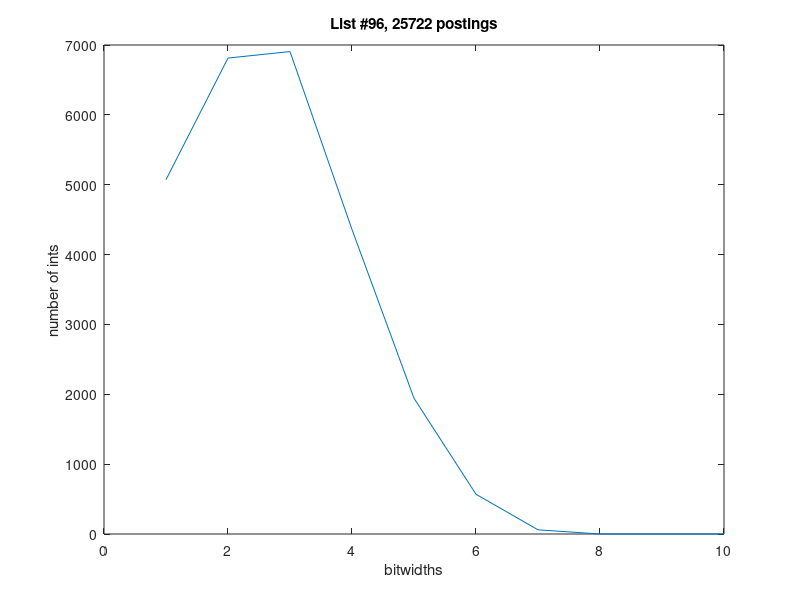

Write the MATLAB code that produced this figure.
list96 = csvread('list96.csv');

listnumber = list96(1,1)
length = list96(2,1)

rawbitwidths = list96(4:34,:);

% row 44 is start of 1 bit list
% rown 286 is end of 28 bit list
bitsbyselector = list96(44:286,:);


selectorbybits = list96(287:end,:);

maxbits = 28
%for i = 0:9
%  selector = selectorbybits(287+i:end,:)
%end

selector1 = selectorbybits(2:28,2)
selector2 = selectorbybits(30:56,2)
selector3 = selectorbybits(58:84,2)
selector4 = selectorbybits(86:112,2)
selector5 = selectorbybits(114:140,2)
selector7 = selectorbybits(142:168,2)
selector9 = selectorbybits(170:196,2)
selector14 = selectorbybits(198:224,2)
selector28 = selectorbybits(226:252,2)
fls = (1:27)

%{
plot(fls, selector2, fls, selector3, fls, selector4, ...
     fls, selector5, fls, selector7)
xlabel('bit width')
ylabel('number of ints')
title('List #96, 25722 postings')
legend({'2 bit selector','3 bit selector','4 bit selector','5 bit selector','7 bit selector'})
axis([1 10 0 5000])
%}


%**************************************
%*** plot where n-bit ints went *******
%**************************************
bitsbyselector = list96(44:286,:);
bitwidth1 = bitsbyselector(1:9,2)
bitwidth2 = bitsbyselector(10:18,2)
bitwidth3 = bitsbyselector(19:27,2)
bitwidth4 = bitsbyselector(28:36,2)
bitwidth5 = bitsbyselector(37:45,2)
bitwidth6 = bitsbyselector(46:54,2)
bitwidth7 = bitsbyselector(55:63,2)
bitwidth9 = bitsbyselector(64:72,2)
bitwidth14 = bitsbyselector(73:81,2)

selectors = (1:9)
selectors(6) = 7;
selectors(7) = 9;
selectors(8) = 14;
selectors(9) = 28;


plot(selectors, bitwidth1, selectors, bitwidth2, selectors, bitwidth3, selectors, bitwidth4, selectors, bitwidth5, selectors, bitwidth6, selectors, bitwidth7)
xlabel('selector')
ylabel('number of ints')
title('List #96, 25722 postings')
legend('1-bit ints','2-bit ints','3-bit ints','4-bit ints','5-bit ints', '6-bit ints', '7-bit ints')
axis([1 14 0 3500])

xticks([1 2 3 4 5 7 9 14])



%plot raw bit with counts
%***************************
bitwidths = csvread('list96bitwidths.csv')

bitwidths = bitwidths(4:13,:)
bits = bitwidths(1:end,1)
freqs = bitwidths(1:end,2)

plot(bits, freqs)
title('List #96, 25722 postings')
xlabel('bitwidths')
ylabel('number of ints')
